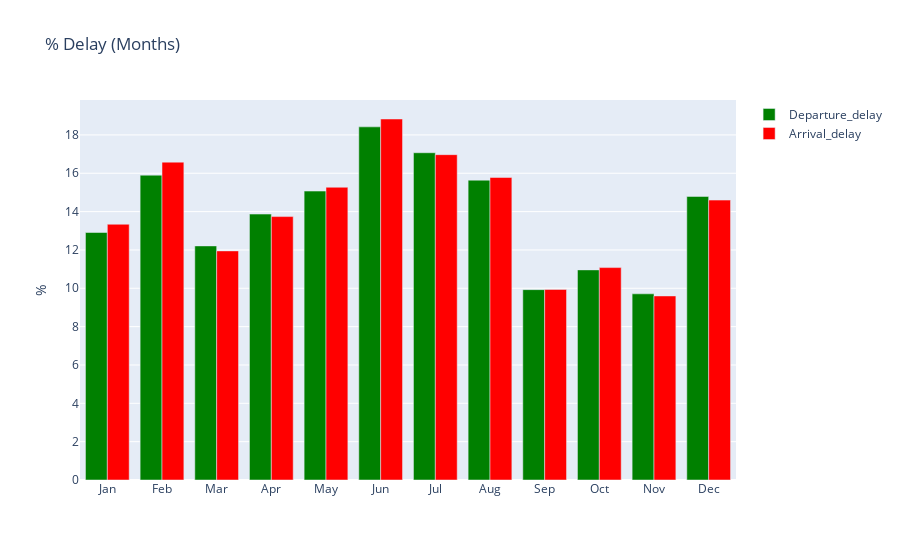

The notebook cell saved with this chart:
### Markdown cell above
Selon le graphique ci-dessus, du lundi au vendredi, le nombre de vols est similaire et le plus bas est le samedi

### Code cell
# Percentage of delay per month

df['DEP_DELAY'] = np.where(df.DEP_DELAY_NEW>0,1,0)
df['ARR_DELAY'] = np.where(df.ARR_DELAY_NEW>0,1,0)
df_m = df.groupby('MONTH').DEP_DELAY_NEW.mean().round(2)

df_m.index = df_m.index.map(months)
trace1 = go.Bar(
    x=df_m.index,
    y=df_m.values,
    name = 'Departure_delay',
    marker = dict(
        color = 'green'
    )
)

df_m = df.groupby('MONTH').ARR_DELAY_NEW.mean().round(2)
df_m.index = df_m.index.map(months)

trace2 = go.Bar(
    x=df_m.index,
    y=df_m.values,
    name='Arrival_delay',
    marker=dict(
        color = 'red'
    )
)

data = [trace1,trace2]
layout = go.Layout(
    title='% Delay (Months)', 
    yaxis = dict(title = '%')
)

fig = go.Figure(data=data, layout=layout)
py.iplot(fig)

### Figure 1 — Plotly figure (JSON) as saved in the notebook; plotly's stock layout.template omitted (floating-point values rounded to 4 significant figures)
{"data": [{"marker": {"color": "green"}, "name": "Departure_delay", "type": "bar", "x": ["Jan", "Feb", "Mar", "Apr", "May", "Jun", "Jul", "Aug", "Sep", "Oct", "Nov", "Dec"], "y": [12.91, 15.9, 12.21, 13.87, 15.07, 18.42, 17.07, 15.64, 9.93, 10.96, 9.71, 14.79]}, {"marker": {"color": "red"}, "name": "Arrival_delay", "type": "bar", "x": ["Jan", "Feb", "Mar", "Apr", "May", "Jun", "Jul", "Aug", "Sep", "Oct", "Nov", "Dec"], "y": [13.34, 16.58, 11.95, 13.74, 15.27, 18.83, 16.97, 15.78, 9.94, 11.08, 9.6, 14.6]}], "layout": {"title": {"text": "% Delay (Months)"}, "yaxis": {"title": {"text": "%"}}}}
